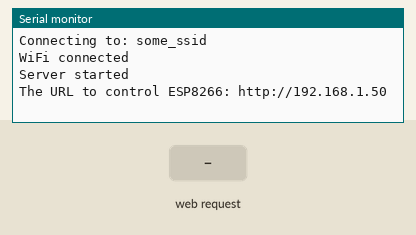
The sketch below on a simulated ESP8266 (NodeMCU). Parts: the last lines printed to the serial monitor. The inputs (shaded band) are chosen by the test bench. WiFi joins after 1.5 s; servers stay silent unless stated.

Above: at 11.2 s.
11.3 s: HTTP request GET /POSCOM received
At 12.4 s:
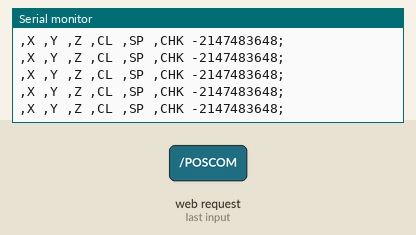
12.8 s: HTTP request GET /OK received
At 13.8 s:
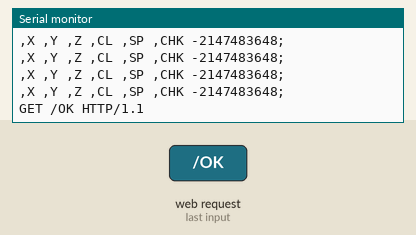

The sketch:

ESP_MITAPPCOM.ino
```cpp
#include <ESP8266WiFi.h>

String readString;

String last_incoming=" ";

String   incoming_req,incoming,incomingX,incomingY,incomingZ,incomingCL,incomingSP;

String   incoming_read;

int incomingCHK;

int serialcount=0;

bool run_ok;

const char* ssid = "some_ssid";//type your ssid
const char* password = "password";//type your password

//const char* ssid = "ADSLPT-AB23655";//type your ssid
//const char* password = "fp20ene1";//type your password

WiFiServer ESPserver(80);//Service Port

void setup()
{
Serial.begin(115200);


Serial.println();
Serial.println();
Serial.print("Connecting to: ");
Serial.println(ssid);

WiFi.begin(ssid, password);
delay(5000);

/*
 The following four line of the
 code will assign a Static IP Address to
 the ESP Module. If you do not want this,
 comment out the following four lines.
*/

IPAddress ip(192,168,43,38);
IPAddress gateway(192,168,43,1);


//IPAddress ip(192,168,1,38);
//IPAddress gateway(192,168,1,1);


IPAddress subnet(255,255,255,0);
WiFi.config(ip, gateway, subnet);
delay(5000);

while (WiFi.status() != WL_CONNECTED)
{
delay(100);
Serial.print("*");
}
Serial.println("");
Serial.println("WiFi connected");

// Start the server
ESPserver.begin();
Serial.println("Server started");

// Print the IP address
Serial.print("The URL to control ESP8266: ");
Serial.print("http://");
Serial.print(WiFi.localIP());
}

void loop()
{
// Check if a client has connected
WiFiClient client = ESPserver.available();
if (!client)
{
return;
}

// Wait until the client sends some data
//Serial.println("New Client");
while(!client.available())
{
delay(1);
}

// Read the first line of the request
String request = client.readStringUntil('\r');
Serial.println(request);
client.flush();

// Match the request

if (request.indexOf("/POSCOM") != -1)
{


incoming_req = request.substring((request.indexOf(",X")), (request.indexOf(":&")));


incomingX = incoming_req.substring((2+incoming_req.indexOf(",X")), (incoming_req.indexOf(",Y")));
incomingY = incoming_req.substring((2+incoming_req.indexOf(",Y")), (incoming_req.indexOf(",Z")));
incomingZ = incoming_req.substring((2+incoming_req.indexOf(",Z")), (incoming_req.indexOf(",CL")));
incomingCL = incoming_req.substring((3+incoming_req.indexOf(",CL")), (incoming_req.indexOf(",SP")));
incomingSP = incoming_req.substring((3+incoming_req.indexOf(",SP")), (incoming_req.indexOf(":&")));


incomingCHK=(incomingX.toInt()+incomingY.toInt()+incomingZ.toInt()+incomingCL.toInt())/(incomingSP.toInt()*0.01);

Serial.println(incomingCHK);

incoming =",X "+incomingX+",Y "+incomingY+",Z "+incomingZ+",CL "+incomingCL+",SP "+incomingSP+",CHK "+incomingCHK+";";

if (incoming!=last_incoming)
{
run_ok = true;
last_incoming=" ";
}

}


while (run_ok==true)
{

Serial.println(incoming);

serialcount=serialcount+1;


if (Serial.available() > 0) {

 incoming_read = Serial.readString();
}

 if ((incoming_read=="OK")||(serialcount>=10))
  {
    run_ok = false;
    incoming_read="ir";
    incoming=" ";
    serialcount=0;
  }


}


delay(10);
client.stop();
//Serial.println("Client disconnected");
Serial.println("");
}
```

Measured:
- after the input at 11.3 s, the serial monitor: prints a new line at once (image 1)
- after the input at 12.8 s, the serial monitor: prints a new line at once (image 2)
